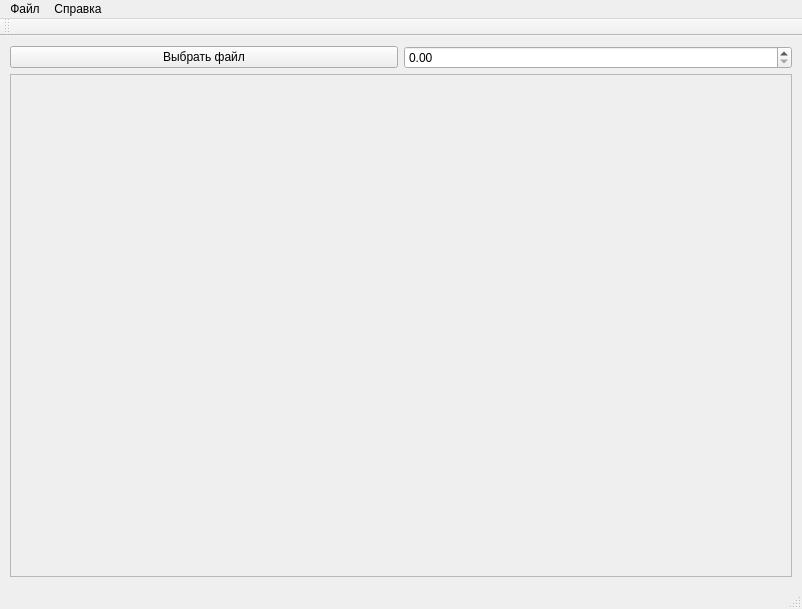
<?xml version="1.0" encoding="UTF-8"?>
<ui version="4.0">
 <class>MainWindow</class>
 <widget class="QMainWindow" name="MainWindow">
  <property name="geometry">
   <rect>
    <x>0</x>
    <y>0</y>
    <width>802</width>
    <height>609</height>
   </rect>
  </property>
  <property name="windowTitle">
   <string>MainWindow</string>
  </property>
  <widget class="QWidget" name="centralWidget">
   <layout class="QGridLayout" name="gridLayout_2">
    <property name="leftMargin">
     <number>10</number>
    </property>
    <property name="topMargin">
     <number>10</number>
    </property>
    <property name="rightMargin">
     <number>10</number>
    </property>
    <property name="bottomMargin">
     <number>10</number>
    </property>
    <property name="spacing">
     <number>5</number>
    </property>
    <item row="0" column="0">
     <layout class="QGridLayout" name="gridLayout">
      <item row="0" column="0">
       <widget class="QPushButton" name="pushButton">
        <property name="enabled">
         <bool>true</bool>
        </property>
        <property name="mouseTracking">
         <bool>false</bool>
        </property>
        <property name="text">
         <string>Выбрать файл</string>
        </property>
       </widget>
      </item>
      <item row="0" column="1">
       <widget class="QDoubleSpinBox" name="doubleSpinBox">
        <property name="enabled">
         <bool>true</bool>
        </property>
        <property name="mouseTracking">
         <bool>false</bool>
        </property>
       </widget>
      </item>
     </layout>
    </item>
    <item row="1" column="0">
     <widget class="QScrollArea" name="scrollArea">
      <property name="widgetResizable">
       <bool>true</bool>
      </property>
      <widget class="QWidget" name="scrollAreaWidgetContents">
       <property name="geometry">
        <rect>
         <x>0</x>
         <y>0</y>
         <width>780</width>
         <height>487</height>
        </rect>
       </property>
       <layout class="QGridLayout" name="gridLayout_3">
        <item row="0" column="0">
         <widget class="QLabel" name="label">
          <property name="text">
           <string/>
          </property>
         </widget>
        </item>
       </layout>
      </widget>
     </widget>
    </item>
   </layout>
  </widget>
  <widget class="QMenuBar" name="menuBar">
   <property name="geometry">
    <rect>
     <x>0</x>
     <y>0</y>
     <width>802</width>
     <height>26</height>
    </rect>
   </property>
   <widget class="QMenu" name="menuFile">
    <property name="title">
     <string>Файл</string>
    </property>
    <addaction name="action_3"/>
    <addaction name="action_2"/>
    <addaction name="separator"/>
   </widget>
   <widget class="QMenu" name="menuInfo">
    <property name="title">
     <string>Справка</string>
    </property>
   </widget>
   <addaction name="menuFile"/>
   <addaction name="menuInfo"/>
  </widget>
  <widget class="QToolBar" name="mainToolBar">
   <attribute name="toolBarArea">
    <enum>TopToolBarArea</enum>
   </attribute>
   <attribute name="toolBarBreak">
    <bool>false</bool>
   </attribute>
  </widget>
  <widget class="QStatusBar" name="statusBar"/>
  <action name="action_2">
   <property name="text">
    <string>Выход</string>
   </property>
  </action>
  <action name="action_3">
   <property name="text">
    <string>Выбор файла</string>
   </property>
  </action>
 </widget>
 <layoutdefault spacing="6" margin="11"/>
 <resources/>
 <connections/>
</ui>
